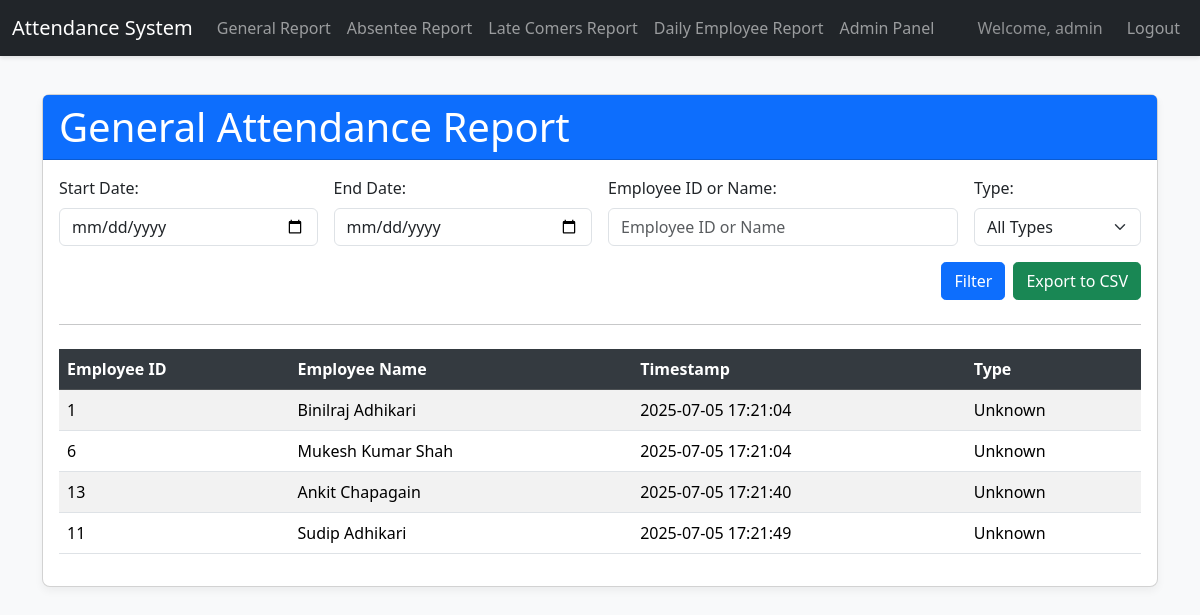
Page /report/general/ (signed in) on the earlier database version.
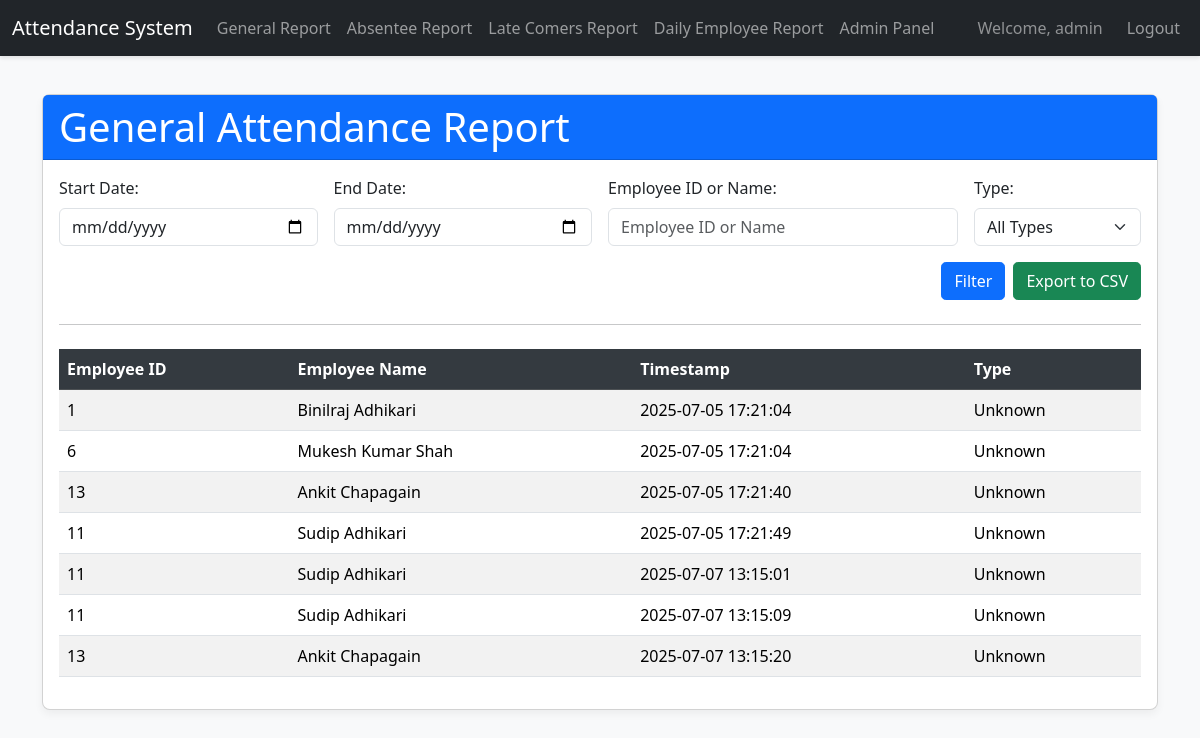
Same page on the later database version.
### attendance/models.py (models this page shows, shortened)
class AttendanceRecord(models.Model):
    ATTENDANCE_CHOICES = [
        ('CHECK_IN', 'Check-in (On Time)'),
        ('LATE_CHECK_IN', 'Check-in (Late)'), # Added this choice
        ('CHECK_OUT', 'Check-out'),
        ('UNKNOWN', 'Unknown')
    ]
    employee = models.ForeignKey(Employee, on_delete=models.CASCADE)
    timestamp = models.DateTimeField(auto_now_add=True)
    attendance_type = models.CharField(
        max_length=15, # Increased max_length to accommodate 'LATE_CHECK_IN'
        choices=ATTENDANCE_CHOICES,
        default='UNKNOWN'
    )
    class Meta:
        ordering = ['-timestamp'] # Order records by newest first

class Employee(models.Model):
    employee_id = models.CharField(max_length=50, unique=True)
    name = models.CharField(max_length=100)
    rfid_tag = models.CharField(max_length=50, unique=True, blank=True, null=True)
    class Meta:
        ordering = ['name'] # Order employees by name by default

### attendance/views.py (the view)
# urls.py: path('report/general/', views.AttendanceReportView.as_view(), name='attendance_report'),
class AttendanceReportView(AdminRequiredMixin, View):
    def get(self, request):
        starting_date_str = request.GET.get('starting_date')
        ending_date_str = request.GET.get('ending_date')
        employee_query = request.GET.get('employee')
        attendance_type_filter = request.GET.get('attendance_type')
        attendance_records = AttendanceRecord.objects.all().select_related('employee')
        try:
            if starting_date_str:
                starting_date = datetime.strptime(starting_date_str, '%Y-%m-%d').date()
                attendance_records = attendance_records.filter(timestamp__date__gte=starting_date)
            else:
                starting_date = None
            if ending_date_str:
                ending_date = datetime.strptime(ending_date_str, '%Y-%m-%d').date()
                attendance_records = attendance_records.filter(timestamp__date__lte=ending_date)
            else:
                ending_date = None
        except ValueError:
            print("Invalid date format provided for attendance report. Ignoring date filter.")
            starting_date = None
            ending_date = None
            attendance_records = AttendanceRecord.objects.none()
        if employee_query:
            attendance_records = attendance_records.filter(
                Q(employee__name__icontains=employee_query) |
                Q(employee__employee_id__icontains=employee_query)
            )
        if attendance_type_filter and attendance_type_filter != 'ALL':
            attendance_records = attendance_records.filter(attendance_type=attendance_type_filter)
        attendance_records = attendance_records.order_by('timestamp')
        context = {
            'attendance_records': attendance_records,
            'starting_date': starting_date,
            'ending_date': ending_date,
            'employee_query': employee_query,
            'attendance_type_filter': attendance_type_filter,
            'ATTENDANCE_CHOICES': AttendanceRecord._meta.get_field('attendance_type').choices
        }
        return render(request, 'attendance/attendance_report.html', context)

### attendance/views.py (called while the page is built)
    def test_func(self):
        return self.request.user.is_staff # Check if the user has staff status

### attendance/templates/attendance/attendance_report.html (shortened to what this page needs)
{% extends 'base.html' %}
{% block content %}
    <div class="card mt-4">
        <div class="card-header bg-primary text-white">
            <h1 class="card-title mb-0">General Attendance Report</h1>
        </div>
        <div class="card-body">
            <form method="get" action="{% url 'attendance:attendance_report' %}" class="row g-3 align-items-end">
                <div class="col-md-3">
                    <label for="starting_date" class="form-label">Start Date:</label>
                    <input type="date" id="starting_date" name="starting_date" class="form-control" value="{{ starting_date|date:'Y-m-d'|default:'' }}">
                </div>
                <div class="col-md-3">
                    <label for="ending_date" class="form-label">End Date:</label>
                    <input type="date" id="ending_date" name="ending_date" class="form-control" value="{{ ending_date|date:'Y-m-d'|default:'' }}">
                </div>
                <div class="col-md-4">
                    <label for="employee_search" class="form-label">Employee ID or Name:</label>
                    <input type="text" id="employee_search" name="employee" class="form-control" placeholder="Employee ID or Name" value="{{ employee_query|default:'' }}">
                </div>
                <div class="col-md-2">
                    <label for="attendance_type_filter" class="form-label">Type:</label>
                    <select id="attendance_type_filter" name="attendance_type" class="form-select">
                        <option value="ALL" {% if attendance_type_filter == 'ALL' or not attendance_type_filter %}selected{% endif %}>All Types</option>
                    </select>
                </div>
                <div class="col-12 d-flex justify-content-end mt-3">
                    <button type="submit" class="btn btn-primary me-2">Filter</button>
                    <a href="{% url 'attendance:export_attendance_csv' %}?starting_date={{ starting_date|date:'Y-m-d'|default:'' }}&ending_date={{ ending_date|date:'Y-m-d'|default:'' }}&employee={{ employee_query|default:'' }}&attendance_type={{ attendance_type_filter|default:'ALL' }}" class="btn btn-success">Export to CSV</a>
                </div>
            </form>
            <hr class="my-4">
            {% if attendance_records %}
                <div class="table-responsive">
                    <table class="table table-striped table-hover">
                        <thead class="table-dark">
                            <tr>
                                <th>Employee ID</th>
                                <th>Employee Name</th>
                                <th>Timestamp</th>
                                <th>Type</th>
                            </tr>
                        </thead>
                        <tbody>
                            {% for record in attendance_records %}
                                <tr>
                                    <td>{{ record.employee.employee_id }}</td>
                                    <td>{{ record.employee.name }}</td>
                                    <td>{{ record.timestamp|date:"Y-m-d H:i:s" }}</td>
                                    <td>{{ record.get_attendance_type_display }}</td>
                                </tr>
                            {% endfor %}
                        </tbody>
                    </table>
                </div>
            {% endif %}
        </div>
    </div>
{% endblock content %}

Differences in the rows shown:
added AttendanceRecord: employee.employee_id "11", employee.name "Sudip Adhikari", timestamp "2025-07-07 13:15:01", attendance_type "Unknown"
added AttendanceRecord: employee.employee_id "11", employee.name "Sudip Adhikari", timestamp "2025-07-07 13:15:09", attendance_type "Unknown"
added AttendanceRecord: employee.employee_id "13", employee.name "Ankit Chapagain", timestamp "2025-07-07 13:15:20", attendance_type "Unknown"
